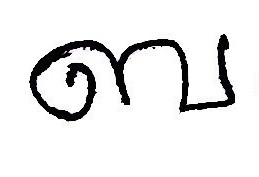
#> input picture media/011abe66-e7fa-4cd5-8b61-36fb634115aa.jpg, 259 x 177 px
$ python -i LineSegmentation.py   (imports and definitions only)
#> lines starting #> are read from the running program, lines starting #| are printed output that depends on the picture; after the words box and inside, x2 and y2 are one past the last pixel; in counts of white or black regions, pixels touching at a corner belong together
#> further down, picture is the input picture: shape (177, 259, 3); mean B, G, R 232.3, 232.1, 232.2
import cv2 as cv
import numpy as np


def Segment(image):

    #grayscale
    gray = cv.cvtColor(image,cv.COLOR_BGR2GRAY)

    #binary
    ret,thresh = cv.threshold(gray,127,255,cv.THRESH_BINARY_INV)
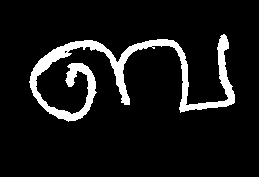
#> thresh: shape (177, 259); 8.8% white; 1 white region, box (x1, y1, x2, y2) and area: (29, 34, 235, 122) 4036

    #dilation
    kernel = np.ones((5,5), np.uint8)
    img_dilation = cv.dilate(thresh, kernel, iterations=1)
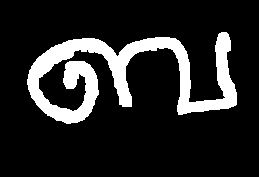
#> img_dilation: shape (177, 259); 15% white; 1 white region, box (x1, y1, x2, y2) and area: (27, 32, 237, 124) 6871

    hp=img_dilation
    hp[img_dilation <= 50]   = 0
    hp[img_dilation >= 200] = 1
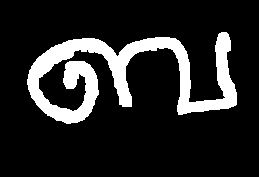
#> hp: shape (177, 259); values 0 (black) and 1 (white), 15% white; 1 white region, box (x1, y1, x2, y2) and area: (27, 32, 237, 124) 6871
    horizontal_projection = np.sum(hp, axis = 1)
#> horizontal_projection = 177 values, max 136 at index 47, min 0 at index 0, mean 38.82


    sP=None
    eP=None

    lines=[]

    for i in range(len(horizontal_projection)):
        if(not(horizontal_projection[i]==0) and sP==None):
            sP=i
        elif(horizontal_projection[i]==0 and not(sP==None)):
            eP=i
            lines.append((sP,eP))
            sP=None
        else:
            pass
#> this loop made 177 passes
#> sP on pass 33: 32
#> eP on pass 125: 124
#> after the loop, eP = 124; lines = [(32, 124)]

    op=[]
    for line in lines:
        print( image.shape[1]*(line[1]-line[0]) )
        if(image.shape[1]*(line[1]-line[0])>10000):
            crop_img = image[line[0]:line[1], 0:image.shape[1]]
            op.append(crop_img)
#> this loop made 1 pass
#| 23828
#> pass 1, in Segment, `crop_img = image[line[0]:line[1], 0:image.shape[1]]`:
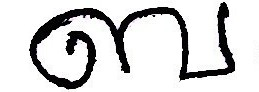
#> crop_img: shape (92, 259, 3); mean B, G, R 211.3, 211, 211.2
#> after the loop, op = 1 item
    return op

>>> import cv2
>>> picture = cv2.imread('../media/011abe66-e7fa-4cd5-8b61-36fb634115aa.jpg')
>>> result = Segment(picture)
#> result = 1 item

$ run again, on media/0f71597a-8ba2-44a5-a0a2-678bf4a216c3.jpg
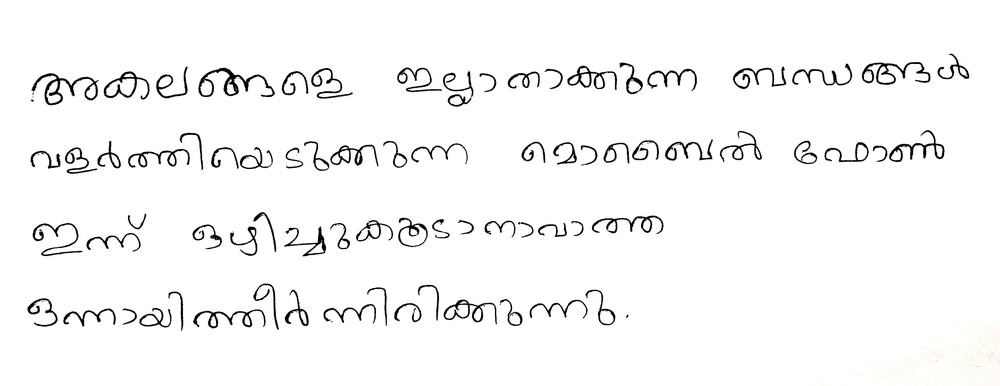
#> input picture media/0f71597a-8ba2-44a5-a0a2-678bf4a216c3.jpg, 1000 x 386 px, shrunk from 3875 x 1497 before the run
#> picture is the input picture: shape (386, 1000, 3); mean B, G, R 246.2, 246.2, 246.2
#> thresh: shape (386, 1000); 3.3% white in thin lines or dots, all inside (x1, y1, x2, y2) = (27, 54, 969, 331)
#> img_dilation: shape (386, 1000); 12.1% white; 59 white regions, largest, box (x1, y1, x2, y2) and area: (823, 128, 946, 164) 1957, (395, 66, 475, 109) 1740, (196, 66, 277, 99) 1493
#> in Segment, `hp[img_dilation >= 200] = 1`:
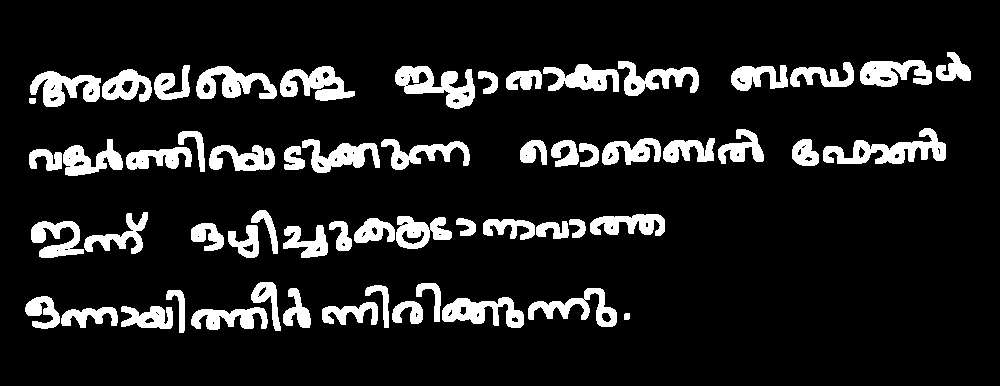
#> hp: shape (386, 1000); values 0 (black) and 1 (white), 12.1% white; 59 white regions, largest, box (x1, y1, x2, y2) and area: (823, 128, 946, 164) 1957, (395, 66, 475, 109) 1740, (196, 66, 277, 99) 1493
#> horizontal_projection = 386 values, max 580 at index 158, min 0 at index 0, mean 121.3
#> after the loop in Segment, `for i in range(len(horizontal_projection)):`: eP = 333; lines = [(52, 109), (128, 176), (210, 258), (282, 333)]
#> the loop in Segment, `for line in lines:` made 4 passes
#> (printed output is left out)
#> pass 3, in Segment, `crop_img = image[line[0]:line[1], 0:image.shape[1]]`:
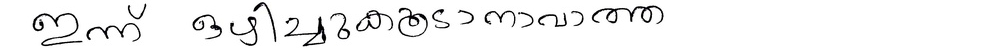
#> crop_img: shape (48, 1000, 3); mean B, G, R 242, 242, 242
#> after the loop in Segment, `for line in lines:`: op = 4 items
